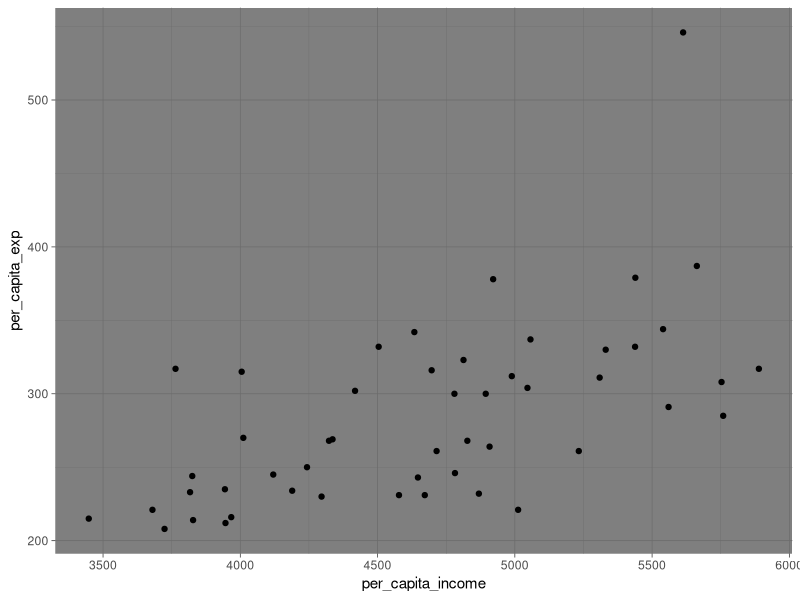
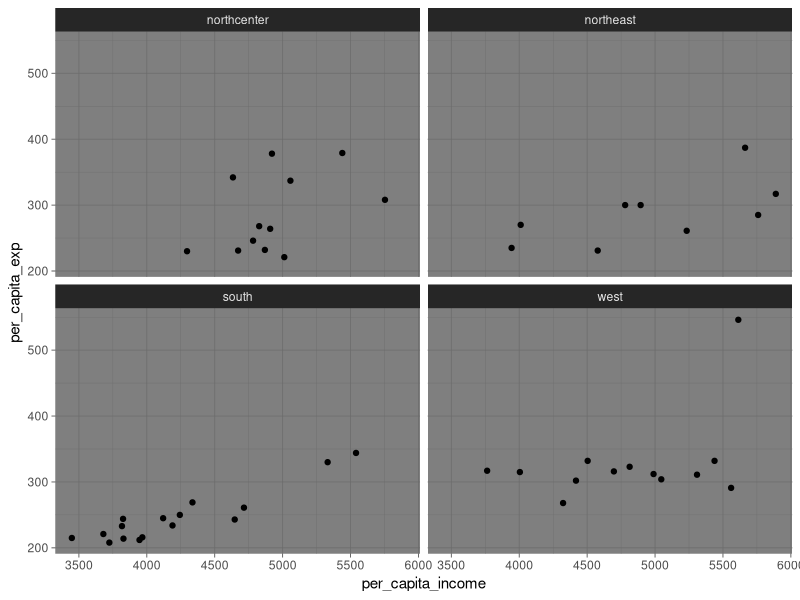

Reproduce these figures in R, in order.
## ---- chunk 1
library(robustbase)
library(tidyverse)
library(sandwich)
library(lmtest)
library(modelr)
library(broom)
## ---- chunk 2
data("education")

education <- education %>% 
    rename(residents = X1,
           per_capita_income = X2,
           young_residents = X3,
           per_capita_exp = Y,
           state = State) %>% 
    mutate(region = case_when(
        Region == 1 ~ "northeast",
        Region == 2 ~ "northcenter",
        Region == 3 ~ "south",
        Region == 4 ~ "west"
    )) %>% 
    select(-Region)
## ---- chunk 3
ggplot(education, aes(per_capita_income, per_capita_exp)) + 
    geom_point() +
    theme_dark()
## ---- chunk 4
ggplot(education, aes(per_capita_income, per_capita_exp)) + 
    geom_point() + 
    facet_wrap(~region) + 
    theme_dark()
## ---- chunk 5
lmfit <- lm(per_capita_exp ~ region + residents + young_residents + per_capita_income, data = education)

summary(lmfit)
## ---- chunk 6
bptest(lmfit)
## ---- chunk 7
lmfit %>% 
    vcovHC() %>% 
    diag() %>% 
    sqrt()
## ---- chunk 8
coeftest(lmfit, vcov = vcovHC(lmfit))
## ---- chunk 9
coeftest(lmfit, vcov = vcovHC(lmfit, type = "HC0"))
## ---- chunk 10
lmrobfit <- lmrob(per_capita_exp ~ region + residents + young_residents + per_capita_income, 
                  data = education)

summary(lmrobfit)
## ---- chunk 11
resamples <- 100

boot_education <- education %>% 
 modelr::bootstrap(resamples)
## ---- chunk 12
boot_education
## ---- chunk 13
(
    boot_lin_reg <- boot_education %>% 
        mutate(regressions = 
                   map(strap, 
                       ~lm(per_capita_exp ~ region + residents + 
                               young_residents + per_capita_income, 
                           data = .))) 
)
## ---- chunk 14
(
    tidied <- boot_lin_reg %>% 
        mutate(tidy_lm = 
                   map(regressions, broom::tidy))
)
## ---- chunk 15
tidied$tidy_lm[[1]]
## ---- chunk 16
tidied$regressions[[1]]
## ---- chunk 17
list_mods <- tidied %>% 
    pull(tidy_lm)
## ---- chunk 18
mods_df <- map2_df(list_mods, 
                   seq(1, resamples), 
                   ~mutate(.x, resample = .y))

## ---- chunk 19
head(mods_df, 25)
## ---- chunk 20
(
    r.std.error <- mods_df %>% 
        group_by(term) %>% 
        summarise(r.std.error = sd(estimate))
)
## ---- chunk 21
lmfit %>% 
    broom::tidy() %>% 
    full_join(r.std.error) %>% 
    select(term, estimate, std.error, r.std.error)
